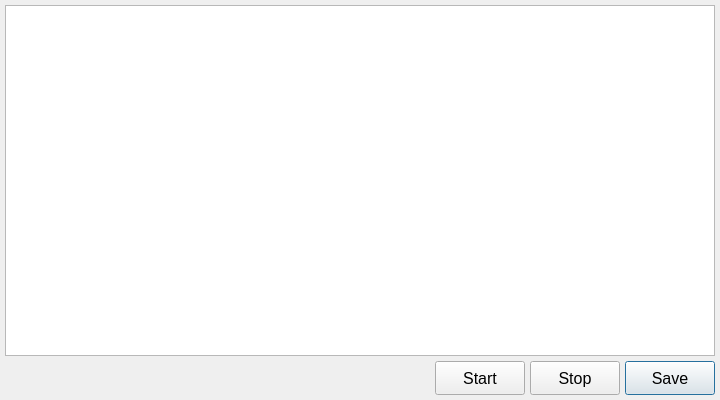
<?xml version="1.0" encoding="UTF-8"?>
<ui version="4.0">
 <class>startGameDialog</class>
 <widget class="QDialog" name="startGameDialog">
  <property name="windowModality">
   <enum>Qt::ApplicationModal</enum>
  </property>
  <property name="geometry">
   <rect>
    <x>0</x>
    <y>0</y>
    <width>720</width>
    <height>400</height>
   </rect>
  </property>
  <property name="font">
   <font>
    <pointsize>12</pointsize>
   </font>
  </property>
  <property name="windowTitle">
   <string>MainWindow</string>
  </property>
  <property name="modal">
   <bool>true</bool>
  </property>
  <widget class="QTextBrowser" name="txtLog">
   <property name="geometry">
    <rect>
     <x>5</x>
     <y>5</y>
     <width>710</width>
     <height>351</height>
    </rect>
   </property>
  </widget>
  <widget class="QPushButton" name="btnSave">
   <property name="geometry">
    <rect>
     <x>625</x>
     <y>361</y>
     <width>90</width>
     <height>34</height>
    </rect>
   </property>
   <property name="text">
    <string>Save</string>
   </property>
  </widget>
  <widget class="QPushButton" name="btnStop">
   <property name="geometry">
    <rect>
     <x>530</x>
     <y>361</y>
     <width>90</width>
     <height>34</height>
    </rect>
   </property>
   <property name="text">
    <string>Stop</string>
   </property>
  </widget>
  <widget class="QPushButton" name="btnStart">
   <property name="geometry">
    <rect>
     <x>435</x>
     <y>361</y>
     <width>90</width>
     <height>34</height>
    </rect>
   </property>
   <property name="text">
    <string>Start</string>
   </property>
  </widget>
 </widget>
 <resources/>
 <connections/>
</ui>
